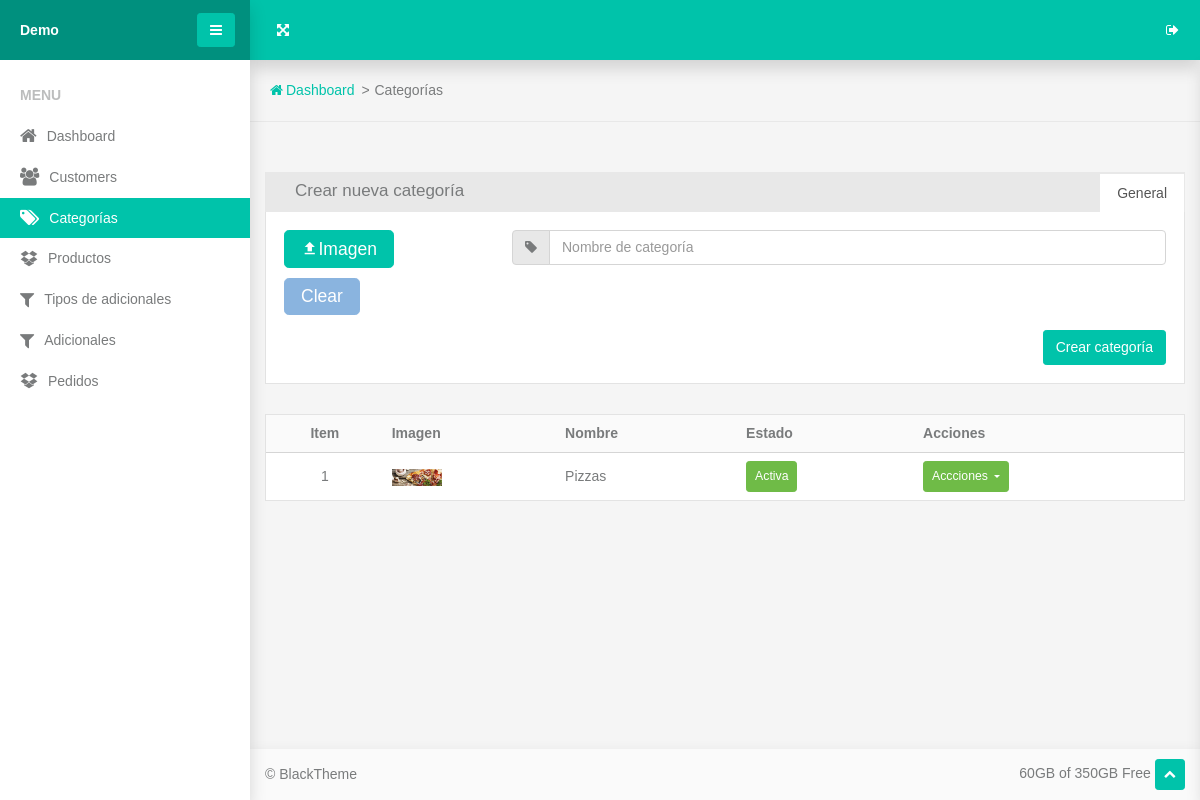
The page /categories/ on the database as committed earlier.
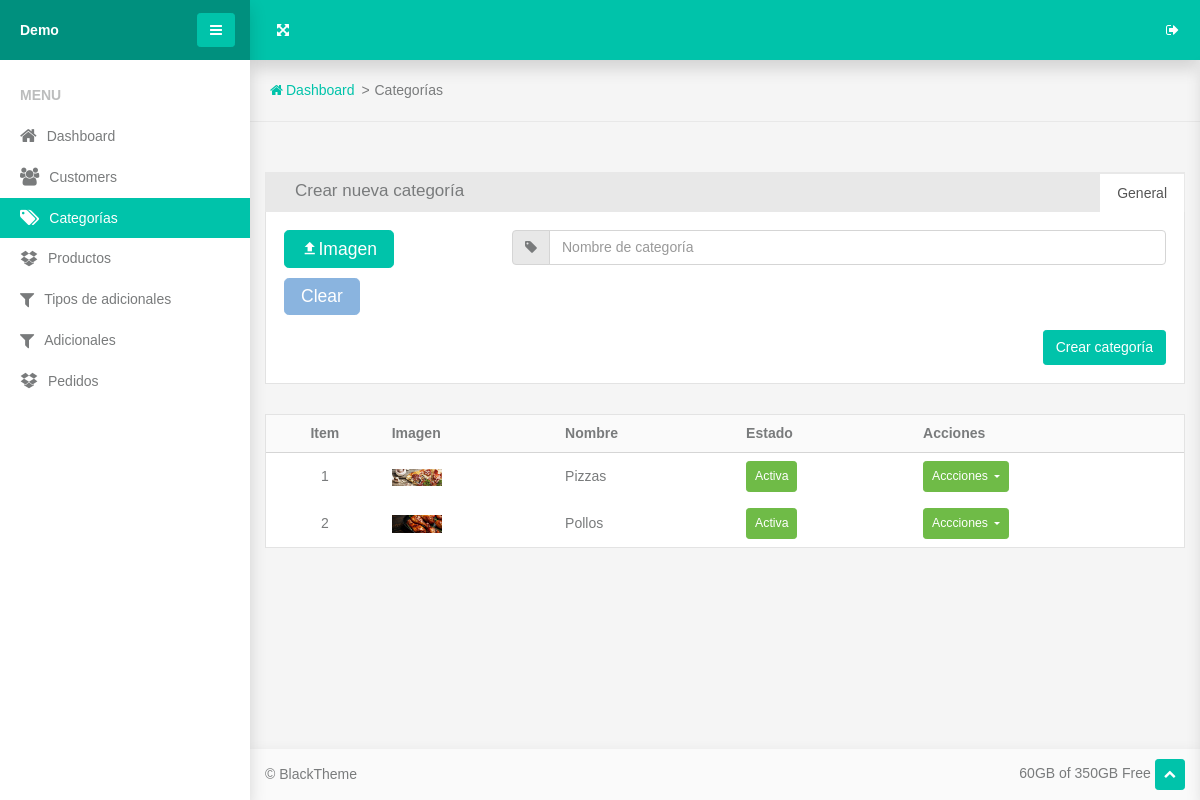
The same page on the database as committed later.
### www/product/models.py (models this page shows, shortened)
class Category(models.Model):
    name = models.CharField(max_length=100)
    image = models.ImageField()
    class Meta:
        verbose_name_plural = 'Categories'

### www/views.py (the view)
# urls.py: path('categories/', views.categories, name='categories'),
def categories(req):
    form = forms.CategoryForm()
    context = {
        'categories': models.Category.objects.all(),
        'form': form
    }
    if req.method == 'GET':
        return render(req, 'www/categories.html', context)
    elif req.method == 'POST':
        form = forms.CategoryForm(req.POST, req.FILES)
        if form.is_valid():
            category = form.save()
            context['category'] =  category
        return render(req, 'www/categories.html', context)

### www/forms.py
class CategoryForm(forms.ModelForm):
    class Meta:
        model = models.Category
        fields = '__all__'
        widgets = {
            'name': forms.TextInput(attrs={'class': 'form-control', 'placeholder': 'Nombre de categoría'}),
            'image': forms.FileInput(attrs={'class': 'tower-file-input'}),
        }

### www/templates/www/categories.html (shortened to what this page needs)
{% extends "base.html" %} {% load static %} {% block content %}
<section class="topbar">
  <ul class="breadcrumbs">
    <li class="breadcrumbs-item">
      <a class="breadcrumbs-link" href="{% url 'home' %}"
        ><span class="breadcrumbs-icon fa-home"></span><span>Dashboard</span></a
      >
    </li>
    <li class="breadcrumbs-item">Categorías</li>
  </ul>
</section>
<section class="section-sm">
  <div class="container-fluid">
    <div class="panel panel-nav">
      <div class="panel-header d-flex flex-wrap align-items-center justify-content-between">
        <h3 class="panel-title">Crear nueva categoría</h3>
        <ul class="nav nav-tabs scroller scroller-horizontal" role="tablist">
          <li class="nav-item">
            <a
              class="nav-link active"
              data-toggle="tab"
              href="#panelTab1"
              role="tab"
              aria-controls="panelTab1"
              aria-selected="true"
              >General</a
            >
          </li>
        </ul>
      </div>
      <div class="panel-body">
        <form method="post" enctype="multipart/form-data">
          <div class="tab-content">
            <div
              class="tab-pane fade show active"
              id="panelTab1"
              role="tabpanel">
              <div class="row row-15">
                <div class="col-md-4 col-xl-3">
                  <div class="tower-file">
                    <div class="group-10">
                      <label class="btn btn-lg btn-primary" for="id_image"><span class="mdi-upload"></span><span>Imagen</span></label>
                      <button class="tower-file-clear btn btn-lg btn-secondary align-top" type="button">Clear</button>
                    </div>
                  </div>
                </div>
                <div class="col-md-8 col-xl-9">
                  <div class="input-group form-group">
                    <div class="input-group-prepend">
                      <label class="input-group-text" for="basic-addon1"><span class="fa-tag"></span></label>
                    </div>
                    {{form.name}}
                  </div>
                </div>
                <div class="col-sm-8"></div>
                <div class="col-sm-4 text-right">
                  <button class="btn btn-primary" type="submit">Crear categoría</button>
                </div>
              </div>
            </div>
          </div>
        </form>
      </div>
    </div>
    <div class="panel">
      <div class="panel-body p-0">
        <div class="table-responsive">
          <table class="table table-sm table-borderless table-vertical-align">
            <thead>
              <tr class="border-bottom bg-lighter">
                <th class="text-center">Item</th>
                <th>Imagen</th>
                <th>Nombre</th>
                <th>Estado</th>
                <th>Acciones</th>
              </tr>
            </thead>
            <tbody>
            {% for category in categories %}
            <tr>
                <td class="text-center">
                  {{forloop.counter}}
                </td>
                <td>{% if category.image %}
                  <img src="{{ category.image.url }}" width="50" height="50" alt="">
                {% endif %}</td>
                <td>{{category.name}}</td>
                <td><button
                      class="btn btn-success btn-sm"
                    >Activa</button></td>
                <td>
                  <div class="dropdown">
                    <button
                      class="btn dropdown-toggle btn-success btn-sm"
                      data-toggle="dropdown"
                    >
                      <span>Accciones</span>
                    </button>
                  </div>
                </td>
              </tr>
            {% endfor %}
            </tbody>
          </table>
        </div>
      </div>
    </div>
  </div>
</section>
{% endblock content %}

Rows that differ between the two databases and show on the page:
added Category: image (picture), name "Pollos"
